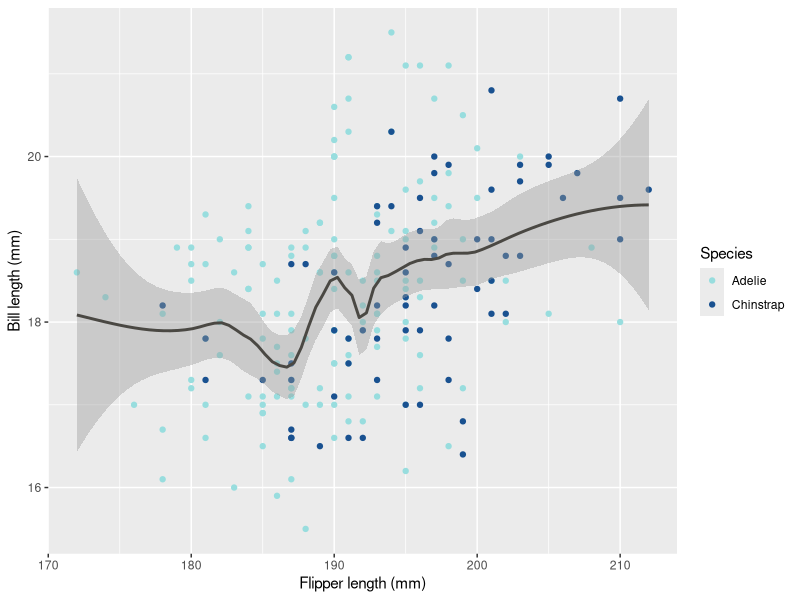

The R script that drew this image:
# load packages ----------------------------------------------------------------
library(tidyverse)
library(here)
library(palmerpenguins)

# define colors ----------------------------------------------------------------
beluga <- "#4A4843"
living_coral <- "#FA7268"
turkish_sea <- "#195190"
limpet_shell <- "#98DDDE"
turtle_green <- "#81894E"

# split data -------------------------------------------------------------------

penguins_nongentoo <- penguins %>%
  filter(species != "Gentoo")

# visualize the relationship ---------------------------------------------------

p_smooth <- ggplot(penguins_nongentoo) +
  geom_point(
    aes(x = flipper_length_mm, y = bill_depth_mm, color = species)
  ) +
  geom_smooth(
    aes(x = flipper_length_mm, y = bill_depth_mm),
    method = "loess", span = 0.375, color = beluga
  ) +
  labs(
    x = "Flipper length (mm)",
    y = "Bill length (mm)",
    color = "Species"
  ) +
  scale_color_manual(
    values = c("Chinstrap" = turkish_sea, "Adelie" = limpet_shell)
  )

ggsave(p_smooth,
       filename = here::here("slides/scripts/smooth-params/", "penguins-smooth.png"),
       width = 7, height = 4,
       dpi = "retina", bg = "transparent")
